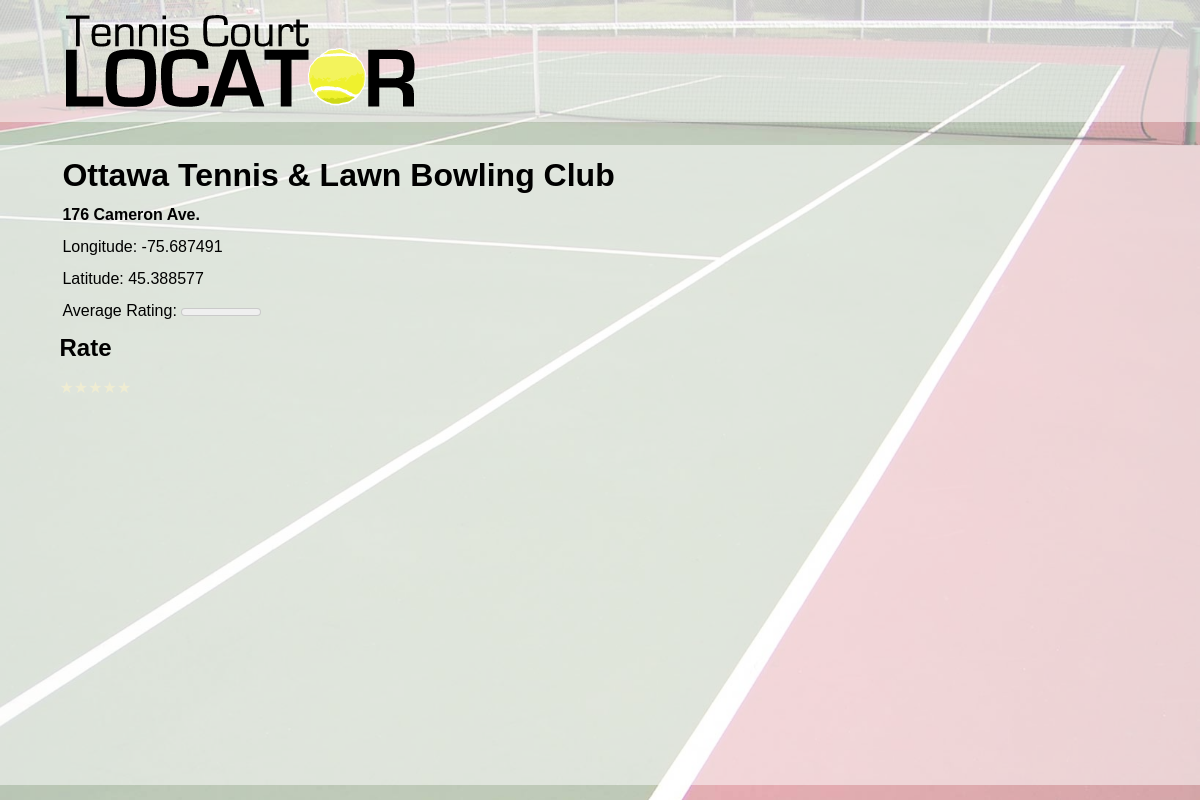
Screenshot of /single.php?id=2 with the database file from the repository.
### tables this page shows
CREATE TABLE IF NOT EXISTS `tenniscourtlocator` (
  `id` int(11) NOT NULL AUTO_INCREMENT,
  `name` varchar(100) NOT NULL,
  `longitude` double NOT NULL,
  `latitude` double NOT NULL,
  `street_address` varchar(255) NOT NULL,
  `rate_count` int(11) NOT NULL,
  `rate_total` int(11) NOT NULL,
  `isindoor` tinyint(1) NOT NULL,
  `isoutdoor` tinyint(1) NOT NULL,
  PRIMARY KEY (`id`)
);

### single.php (the view, shortened to what this page needs)
<?php
	$id = filter_input(INPUT_GET, 'id', FILTER_SANITIZE_NUMBER_INT);
	require_once 'includes/db.php';
	$sql = $db->prepare('
		SELECT id, name, longitude, latitude, street_address, rate_count, rate_total
		FROM tenniscourtlocator
		WHERE id = :id
	');
	$sql->bindValue(':id', $id, PDO::PARAM_INT);
	$sql->execute();
	$results = $sql->fetch();
	if ($results['rate_count'] > 0) {
		$rating = round($results['rate_total'] / $results['rate_count']);
	} else {
		$rating = 0;
	}
	$cookie = get_rate_cookie();
	include 'includes/index-top.php';
?>
	<div id="header"><img src="images/tcl-title.png" alt="Tennis Court Locator Logo"></div>
	<div id="court-info">
		<div class="ratings">
			<div class="info">
				<h1><?php echo $results['name']; ?></h1>
				<p class="street"><?php echo $results['street_address']; ?></p>
				<p>Longitude: <?php echo $results['longitude']; ?></p>
				<p>Latitude: <?php echo $results['latitude']; ?></p>
				<p>Average Rating: <meter value="<?php echo $rating; ?>" min="0" max="5"><?php echo $rating; ?> out of 5</meter></p>
			</div>
			<?php if (isset($cookie[$id])) : ?>
			<h2>Your Rating</h2>
			<ol class="tennis-rater tennis-rating">
				<?php for ($i = 1; $i <= 5; $i++) : ?>
					<?php $class = ($i <= $cookie[$id]) ? 'is-rated' : ''; ?>
					<li class="tennis-rater-lvl <?php echo $class; ?>">★</li>
				<?php endfor; ?>
			</ol>
			<?php else : ?>
			<h2>Rate</h2>
			<ol class="tennis-rater tennis-rating">
				<?php for ($i = 1; $i <= 5; $i++) : ?>
				<li class="tennis-rater-lvl"><a href="rate.php?id=<?php echo $results['id']; ?>&rate=<?php echo $i; ?>">★</a></li>
				<?php endfor; ?>
			</ol>
			<?php endif; ?>
		</div>
	</div>
<?php
	include 'includes/index-bottom.php';
?>

### css/public.css (style rules this page uses)
html { margin:0; }
body { margin:0; background:url(../images/tcl-bg.jpg) no-repeat top center; background-size:100%; font: normal 100%/1 Arial, Helvetica, sans-serif; }
#header { width:100%; height:25%; background-color:rgba(255,255,255,0.5); }
#header img { margin: 0 0 0 4.5%; }
#court-info { background-color:rgba(255,255,255,0.5); margin:0; width:100%; height:40em; }
.info { margin:2% 0 0 1.25%; padding:1.25% 0 0 0; }
h1 { margin:0; padding:0; }
.street { font-weight:bold; }
p { margin:1em 0; padding:0; }
.tennis-rater { display: inline-block; margin: 0 0 0 1%; padding: 0; vertical-align: middle; list-style-type: none; line-height: 1; }
.tennis-rater-lvl { float: left; color: #efecd2; }
.tennis-rater-lvl a, .tennis-rater-lvl a:link, .tennis-rater-lvl a:visited { color: #efecd2; text-decoration: none; }
.ratings { margin: 0 0 0 4%; }
h2 { margin:0 0 20px 1%; }

### rows the page displays
tenniscourtlocator: name "Ottawa Tennis & Lawn Bowling Club", street_address "176 Cameron Ave.", longitude "-75.687491", latitude "45.388577"
